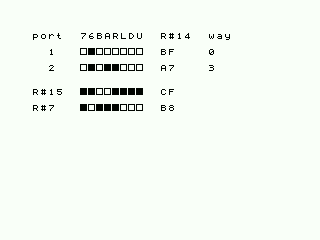
#> input picture ch35/captures/sticks_eu_f0076.png, 320 x 240 px, given in place of sticks_eu_f0025.png, which was not available
$ python fig35.py
#> lines starting #> are read from the running program, lines starting #| are printed output that depends on the picture; pictures that were not available may be replaced by others from this repository, and a replacement may not be noted
#!/usr/bin/env python3
"""fig35.py - the figures of chapter 35, from the captures.

Parts of captures, set side by side, and enlarged by a whole number, nearest
neighbour, to at least 300 dpi at the printed width. Nothing is added but the
white between two panels. Every capture is a frame meas35.py checked against
the model, pixel by pixel.
"""
import math
import os
import sys

from PIL import Image

HERE = os.path.dirname(os.path.abspath(__file__))
sys.path.insert(0, os.path.join(os.path.dirname(HERE), "tools"))
import meas  # noqa: E402

CAP = os.path.join(HERE, "captures")
MIN_DPI = 300
WIDTH = {"fig35_1": 12.0, "fig35_2": 6.0, "fig35_3": 6.0}
GAP = 16
STICKS = (0, 4, 208, 92)            # figure 35.1: text rows 1 to 10, columns 0 to 25
PLAYERS = (88, 76, 184, 148)        # figure 35.2: the two figures
LEFTOVER = (0, 4, 96, 52)           # figure 35.3: text rows 1 to 5, columns 0 to 11
STICKS_SHOTS = (25, 77)             # up and right on port 1; port 1 left and B, port 2 right and A
PLAYERS_SHOT = 53                   # player 1 swapped once, player 2 twice
LEFTOVER_SHOT = 21                  # joystick 1 right, joystick 2 up


def side_by_side(panels, gap=GAP):
    w = sum(p.width for p in panels) + gap * (len(panels) - 1)
    out = Image.new("RGB", (w, max(p.height for p in panels)), (255, 255, 255))
    x = 0
    for p in panels:
        out.paste(p, (x, 0))
        x += p.width + gap
    return out


def enlarge(im, width_cm):
    f = math.ceil(MIN_DPI * width_cm / 2.54 / im.width)
    return im.resize((im.width * f, im.height * f), Image.NEAREST), f


def paper(name, tag, k, box):
    im = Image.open(os.path.join(CAP, f"{name}_{tag}_f{k:04d}.png")).convert("RGB")
    x0, y0, x1, y1 = box
    return im.crop((meas.PAPER_X0 + x0, meas.PAPER_Y0 + y0, meas.PAPER_X0 + x1, meas.PAPER_Y0 + y1))


def main():
    made = {
        # 35.1 - sticks.rom at 50 Hz, two frames
        "fig35_1": side_by_side([paper("sticks", "eu", k, STICKS) for k in STICKS_SHOTS]),
        # 35.2 - players.rom at 50 Hz
        "fig35_2": paper("players", "eu", PLAYERS_SHOT, PLAYERS),
        # 35.3 - leftover.rom at 50 Hz
        "fig35_3": paper("leftover", "eu", LEFTOVER_SHOT, LEFTOVER),
    }
#> in paper, im is the input picture: PIL image 320x240 RGB; mean R, G, B 243.7, 249.7, 242.7
#> in paper, `return im.crop((meas.PAPER_X0 + x0, meas.PAPER_Y0 + y0, meas.PAPER_X0 ..`:
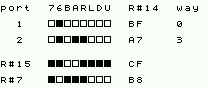
#> returned value: PIL image 208x88 RGB; mean R, G, B 226.7, 232.6, 225.8
#> call 2 of paper, with name = 'sticks', tag = 'eu', k = 77, box = (0, 4, 208, 92)
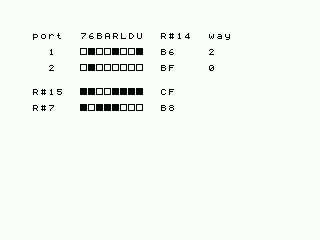
#> input picture ch35/captures/sticks_jp_f0028.png, 320 x 240 px, given in place of sticks_eu_f0077.png, which was not available
#> in paper, im is the input picture: PIL image 320x240 RGB; mean R, G, B 243.7, 249.7, 242.7
#> in side_by_side, `w = sum(p.width for p in panels) + gap * (len(panels) - 1)`: w = 432
#> in side_by_side, `out = Image.new("RGB", (w, max(p.height for p in panels)), (255, 255, ..`: out: PIL image 432x88 RGB; every value is 255
#> the loop in side_by_side, `for p in panels:` made 2 passes
#> x on passes 1 to 2: 224, 448
#> after the loop in side_by_side, `for p in panels:`:
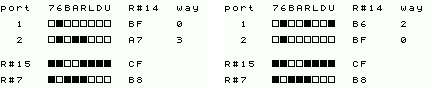
#> out: PIL image 432x88 RGB; mean R, G, B 227.7, 233.4, 226.8
#> after the loop in side_by_side, `for p in panels:`: x = 448
#> call 3 of paper, with name = 'players', tag = 'eu', k = 53, box = (88, 76, 184, 148)
#> in paper (call 3), `return im.crop((meas.PAPER_X0 + x0, meas.PAPER_Y0 + y0, meas.PAPER_X0 ..`:
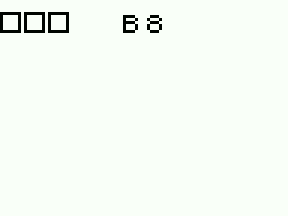
#> returned value: PIL image 96x72 RGB (shown 3 times larger); mean R, G, B 245.2, 251.2, 244.2
    out = {}
    for name, im in made.items():
        big, f = enlarge(im, WIDTH[name])
        path = os.path.join(HERE, f"{name}.png")
        big.save(path)
        out[name] = (path, WIDTH[name], f, big.size)
    return out


if __name__ == "__main__":
#> (the run stopped early here; a loop or call above may not have finished)
